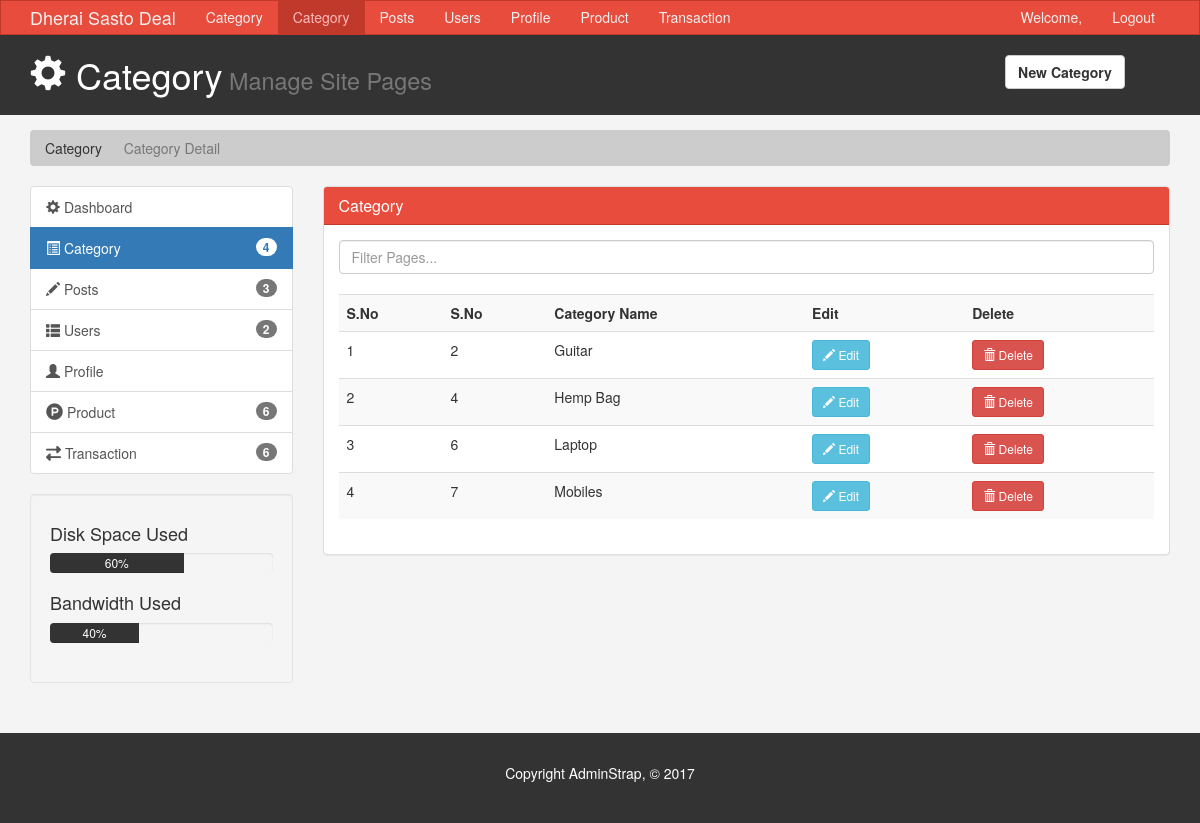
The app's page /adminpanel/pages.php with its own data.
### tables this page shows
CREATE TABLE `category` (
  `c_id` int(11) NOT NULL,
  `category_name` text NOT NULL,
  `image` varchar(20) NOT NULL
);

### adminpanel/pages.php (the view, shortened to what this page needs)
<?php
     include'../includes/db.php';
  $sql ="SELECT * FROM user";
  $run = mysqli_query($conn, $sql);
  $total_user = mysqli_num_rows($run);
  $sql ="SELECT * FROM tbl_product";
  $run = mysqli_query($conn, $sql);
  $total_pro = mysqli_num_rows($run);
  $sql ="SELECT * FROM post";
  $run = mysqli_query($conn, $sql);
  $total_post = mysqli_num_rows($run);
  $sql ="SELECT * FROM category";
  $run = mysqli_query($conn, $sql);
  $total_category = mysqli_num_rows($run);
?>
<!DOCTYPE html>
<html lang="en">
  <head>
    <link rel="stylesheet" href="../../font-awesome/css/font-awesome.min.css">
    <link href="css/bootstrap.min.css" rel="stylesheet">
    <link href="css/style.css" rel="stylesheet">
  </head>
  <body>
    <nav class="navbar navbar-default">
      <div class="container">
        <div class="navbar-header">
          <a class="navbar-brand" href="#">Dherai Sasto Deal</a>
        </div>
        <div id="navbar" class="collapse navbar-collapse">
          <ul class="nav navbar-nav">
            <li><a href="index.php">Category</a></li>
            <li class="active"><a href="pages.php">Category</a></li>
            <li><a href="posts.php">Posts</a></li>
            <li><a href="users.php">Users</a></li>
            <li><a href="profile.php">Profile</a></li>
            <li><a href="product.php">Product</a></li>
            <li><a href="transaction.php">Transaction</a></li>
          </ul>
          <ul class="nav navbar-nav navbar-right">
            <li><a href="profile.php">Welcome, <?php echo ucfirst($_SESSION['givenName']);  ?></a></li>
            <li><a href="logout.php">Logout</a></li>
          </ul>
        </div>
      </div>
    </nav>
    <header id="header">
      <div class="container">
        <div class="row">
          <div class="col-md-10">
            <h1><span class="glyphicon glyphicon-cog" aria-hidden="true"></span> Category<small> Manage Site Pages</small></h1>
          </div>
          <div class="col-md-2">
            <div class="dropdown create">
              <button class="btn btn-default dropdown-toggle" type="button" data-toggle="modal" data-target="#addPage" aria-haspopup="true" aria-expanded="true">
                <b>New Category</b>
              </button>
            </div>
          </div>
        </div>
      </div>
    </header>
    <section id="breadcrumb">
      <div class="container">
        <ol class="breadcrumb">
          <li><a href="index.html">Category</a></li>
          <li class="active">Category Detail</li>
        </ol>
      </div>
    </section>
    <section id="main">
      <div class="container">
        <div class="row">
          <div class="col-md-3">
            <div class="list-group">
              <a href="index.php" class="list-group-item ">
                <span class="glyphicon glyphicon-cog" aria-hidden="true"></span> Dashboard
              </a>
              <a href="pages.php" class="list-group-item active"><span class="glyphicon glyphicon-list-alt" aria-hidden="true"></span> Category <span class="badge"><?php echo $total_category;?></span></a>
              <a href="posts.php" class="list-group-item"><span class="glyphicon glyphicon-pencil" aria-hidden="true"></span> Posts <span class="badge"><?php echo $total_post;?></span></a>
              <a href="users.php" class="list-group-item"><span class="glyphicon glyphicon-th-list" aria-hidden="true"></span> Users <span class="badge"><?php echo $total_user;?></span></a>
              <a href="profile.php" class="list-group-item"><span class="glyphicon glyphicon-user" aria-hidden="true"></span> Profile <span class="badge"></span></a>
              <a href="product.php" class="list-group-item"><span  class="fa fa-product-hunt " aria-hidden="true" style="font-size: 17px;"></span> Product <span class="badge"><?php echo $total_pro;?></span></a>
              <a href="transaction.php" class="list-group-item"><span  class="fa fa-exchange" aria-hidden="true" style="font-size: 15px;"></span> Transaction <span class="badge"><?php echo $total_pro;?></span></a>
            </div>
            <div class="well">
              <h4>Disk Space Used</h4>
              <div class="progress">
                  <div class="progress-bar" role="progressbar" aria-valuenow="60" aria-valuemin="0" aria-valuemax="100" style="width: 60%;">
                      60%
              </div>
            </div>
            <h4>Bandwidth Used </h4>
            <div class="progress">
                <div class="progress-bar" role="progressbar" aria-valuenow="40" aria-valuemin="0" aria-valuemax="100" style="width: 40%;">
                    40%
            </div>
          </div>
            </div>
          </div>
          <div class="col-md-9">
            <div class="panel panel-default">
              <div class="panel-heading main-color-bg">
                <h3 class="panel-title">Category</h3>
              </div>
              <div class="panel-body">
                <div class="row">
                      <div class="col-md-12">
                          <input class="form-control" type="text" placeholder="Filter Pages...">
                      </div>
                </div>
                <br>
                <table class="table table-striped table-hover">
                           <th>S.No</th>
                           <th>S.No</th>
                           <th>Category Name</th>
                           <th>Edit</th>
                           <th>Delete</th>
                      <?php
                         $sql ="SELECT * FROM category";
                         $run = mysqli_query($conn,$sql);
                         $num = 1;
                         while($rows = mysqli_fetch_assoc($run)){
                           if( $rows['category_name'] == 'home'){
                                continue;
                           } else {
                               echo '
                                 <tr>
                                   <td>'.$num.'</td>
                                   <td>'.$rows['c_id'].'</td>
                                   <td>'.ucfirst($rows['category_name']).'</td>
                                   <td><a href="editcategory.php?cat_id='.$rows['c_id'].'" class="btn btn-info btn-sm"><i class="glyphicon glyphicon-pencil"></i> Edit</a></td>
                                   <td><a href="category_list.php?del_id='.$rows['c_id'].'" class="btn btn-danger btn-sm"><i class="glyphicon glyphicon-trash"></i>  Delete</a></td>
                                 </tr>
                                 ';
                                 $num++;
                              }
                         }
                      ?>
                    </table>
              </div>
              </div>
          </div>
        </div>
      </div>
    </section>
    <footer id="footer">
      <p>Copyright AdminStrap, &copy; 2017</p>
    </footer>
  </body>
</html>

### adminpanel/css/style.css (style rules this page uses)
body { background:#f4f4f4; }
.navbar { min-height: 33px !important; margin-bottom:0; border-radius:0; }
.navbar-nav > li > a, .navbar-brand { padding-top:6px !important; padding-bottom:0 !important; height: 33px; }
.navbar-default { background-color: #e74c3c; border-color: #c0392b; }
.navbar-default .navbar-brand { color: #ecf0f1; }
.navbar-default .navbar-nav > li > a { color: #ecf0f1; }
.navbar-default .navbar-nav > .active > a, .navbar-default .navbar-nav > .active > a:hover, .navbar-default .navbar-nav > .active > a:focus { color: #ffbbbc; background-color: #c0392b; }
.navbar-default .navbar-collapse, .navbar-default .navbar-form { border-color: #ecf0f1; }
.main-color-bg { background-color: #e74c3c !important; border-color: #c0392b !important; color:#ffffff !important; }
#header { background:#333333; color:#ffffff; padding-bottom: 10px; margin-bottom: 15px; }
#header .create { padding-top: 20px; }
.breadcrumb { background:#cccccc; color:#333333; }
.breadcrumb a { color:#333333; }
.progress-bar { background:#333333; color:#ffffff; }
#footer { background:#333333; color:#ffffff; text-align:center; padding:30px; margin-top:30px; }

### records on screen
category: c_id "2", category_name "Guitar"
category: c_id "4", category_name "Hemp Bag"
category: c_id "6", category_name "Laptop"
category: c_id "7", category_name "Mobiles"

### other values on screen
$total_category "4"
$total_post "3"
$total_user "2"
$total_pro "6"
